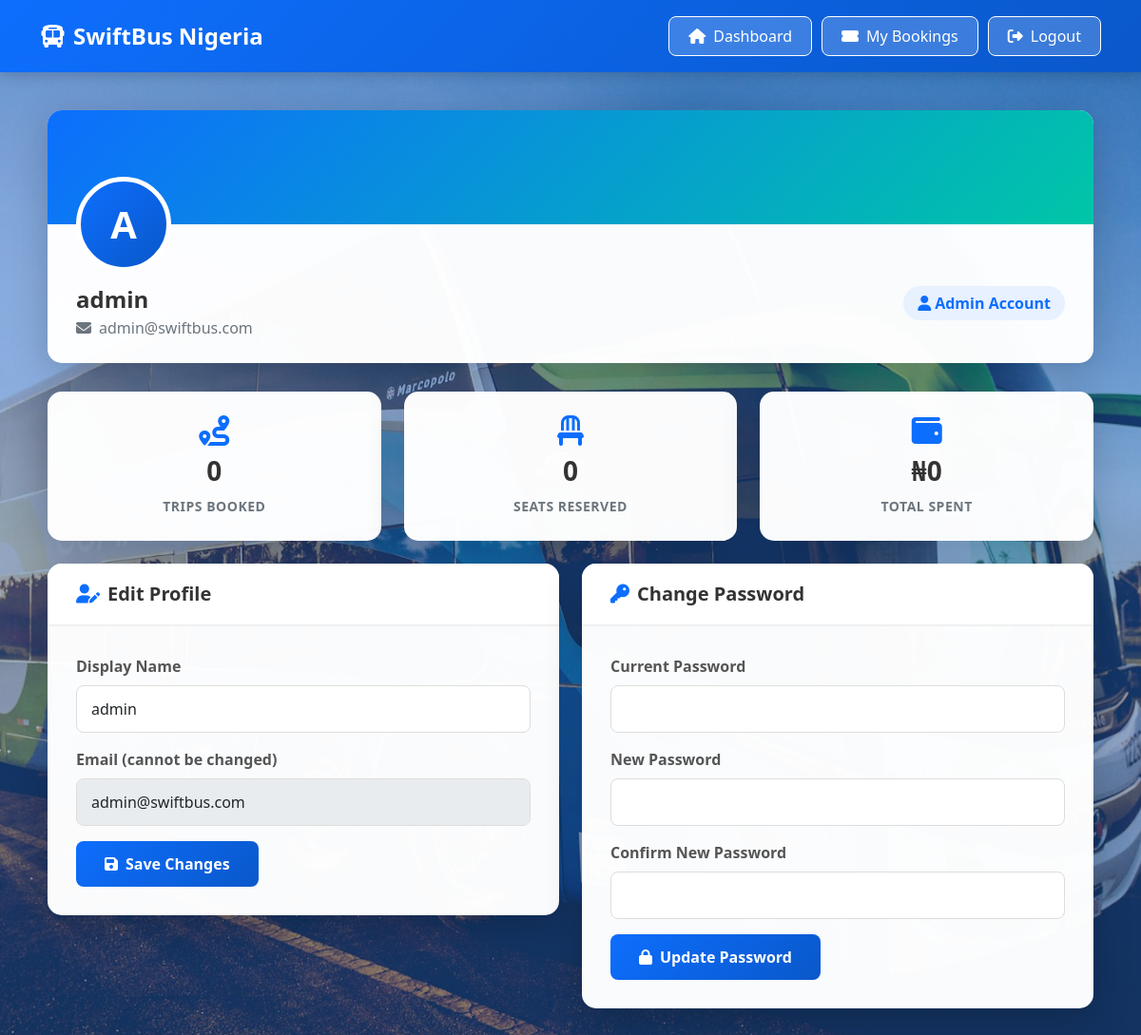
Screenshot of /profile (signed in) with the database file from the repository.
### app.py (models this page shows)
class User(UserMixin, db.Model):
    id = db.Column(db.Integer, primary_key=True)
    username = db.Column(db.String(150), unique=True, nullable=False)
    email = db.Column(db.String(150), unique=True, nullable=False)
    password_hash = db.Column(db.String(256), nullable=False)
    role = db.Column(db.String(20), nullable=False, default='client')
    profile_pic = db.Column(db.String(200))

### app.py (the view, shortened to what this page needs)
@app.route('/profile', methods=['GET', 'POST'])
@login_required
def profile():
    bookings = Booking.query.filter_by(user_id=current_user.id).all()
    total_trips = len(bookings)
    total_seats = sum(len(b.seats.split(',')) for b in bookings)
    total_spent = sum(b.total_price for b in bookings)
    return render_template('profile.html', user=current_user, total_trips=total_trips,
                           total_seats=total_seats, total_spent=total_spent)

### app.py (called while the page is built)
@login_manager.user_loader
def load_user(user_id):
    return User.query.get(int(user_id))

### templates/profile.html (shortened to what this page needs)
<!DOCTYPE html>
<html lang="en">
<head>
    <link href="{{ url_for('static', filename='css/bootstrap.min.css') }}" rel="stylesheet">
    <link rel="stylesheet" href="{{ url_for('static', filename='fontawesome/css/all.min.css') }}">
</head>
<body>
<nav class="navbar navbar-dark">
    <div class="container">
        <a class="navbar-brand" href="/dashboard"><i class="fas fa-bus me-2"></i>SwiftBus Nigeria</a>
        <div class="nav-actions">
            <a href="/dashboard" class="btn btn-nav"><i class="fas fa-home me-2"></i>Dashboard</a>
            <a href="/my-bookings" class="btn btn-nav"><i class="fas fa-ticket-alt me-2"></i>My Bookings</a>
            <a href="/logout" class="btn btn-nav"><i class="fas fa-sign-out-alt me-2"></i>Logout</a>
        </div>
    </div>
</nav>
<div class="container profile-container">
    <div class="profile-header">
        <div class="profile-cover"></div>
        <div class="profile-info">
            <div class="profile-avatar" data-bs-toggle="modal" data-bs-target="#photoModal" title="View or change photo">
                {% if user.profile_pic %}
                    <img src="{{ url_for('static', filename='uploads/' + user.profile_pic) }}" alt="Profile" class="avatar-img">
                {% else %}
                    {{ user.username[0]|upper }}
                {% endif %}
            </div>
            <div class="d-flex justify-content-between align-items-start flex-wrap gap-2">
                <div>
                    <h4 class="profile-name">{{ user.username }}</h4>
                    <p class="profile-email mb-0"><i class="fas fa-envelope me-2"></i>{{ user.email }}</p>
                </div>
                <span class="role-badge"><i class="fas fa-user me-1"></i>{{ user.role|capitalize }} Account</span>
            </div>
        </div>
    </div>
    <div class="row g-4 mb-4">
        <div class="col-md-4">
            <div class="stat-card">
                <i class="fas fa-route"></i>
                <h3>{{ total_trips }}</h3>
                <small>Trips Booked</small>
            </div>
        </div>
        <div class="col-md-4">
            <div class="stat-card">
                <i class="fas fa-chair"></i>
                <h3>{{ total_seats }}</h3>
                <small>Seats Reserved</small>
            </div>
        </div>
        <div class="col-md-4">
            <div class="stat-card">
                <i class="fas fa-wallet"></i>
                <h3>₦{{ "{:,}".format(total_spent) }}</h3>
                <small>Total Spent</small>
            </div>
        </div>
    </div>
    <div class="row g-4">
        <div class="col-md-6">
            <div class="custom-card">
                <div class="card-header"><h5><i class="fas fa-user-edit me-2"></i>Edit Profile</h5></div>
                <div class="card-body">
                    <form method="POST" action="/profile">
                        <div class="mb-3">
                            <label class="form-label">Display Name</label>
                            <input type="text" name="username" class="form-control" value="{{ user.username }}" required>
                        </div>
                        <div class="mb-3">
                            <label class="form-label">Email (cannot be changed)</label>
                            <input type="email" class="form-control" value="{{ user.email }}" disabled>
                        </div>
                        <button type="submit" class="btn btn-save"><i class="fas fa-save me-2"></i>Save Changes</button>
                    </form>
                </div>
            </div>
        </div>
        <div class="col-md-6">
            <div class="custom-card">
                <div class="card-header"><h5><i class="fas fa-key me-2"></i>Change Password</h5></div>
                <div class="card-body">
                    <form method="POST" action="/profile">
                        <div class="mb-3">
                            <label class="form-label">Current Password</label>
                            <input type="password" name="current_password" class="form-control" required>
                        </div>
                        <div class="mb-3">
                            <label class="form-label">New Password</label>
                            <input type="password" name="new_password" class="form-control" required>
                        </div>
                        <div class="mb-3">
                            <label class="form-label">Confirm New Password</label>
                            <input type="password" name="confirm_password" class="form-control" required>
                        </div>
                        <button type="submit" class="btn btn-save"><i class="fas fa-lock me-2"></i>Update Password</button>
                    </form>
                </div>
            </div>
        </div>
    </div>
</div>
</body>
</html>

### templates/profile.html (style rules this page uses)
body { background: linear-gradient(rgba(13, 110, 253, 0.4), rgba(10, 88, 202, 0.4)), url('/static/images/profile_bg.jpg'); background-size: cover; background-position: center; background-attachment: fixed; min-height: 100vh; }
.navbar { background: linear-gradient(135deg, #0d6efd 0%, #0a58ca 100%) !important; box-shadow: 0 2px 15px rgba(0,0,0,0.2); padding: 15px 0; }
.navbar-brand { font-size: 1.5rem; font-weight: 700; color: white !important; text-decoration: none; }
.nav-actions { display: flex; gap: 10px; }
.btn-nav { background: rgba(255,255,255,0.2); border: 1px solid white; color: white; border-radius: 8px; padding: 8px 20px; font-weight: 500; text-decoration: none; }
.profile-container { padding: 40px 20px 60px; }
.profile-header { background: rgba(255,255,255,0.98); border-radius: 15px; overflow: hidden; box-shadow: 0 10px 40px rgba(0,0,0,0.2); margin-bottom: 30px; }
.profile-cover { height: 120px; background: linear-gradient(135deg, #0d6efd 0%, #00c6a7 100%); }
.profile-info { padding: 0 30px 25px; }
.profile-avatar { width: 100px; height: 100px; border-radius: 50%; background: linear-gradient(135deg, #0d6efd 0%, #0a58ca 100%); color: white; font-size: 2.5rem; font-weight: 700; display: flex; align-items: center; justify-content: center; border: 5px solid white; margin-top: -50px; margin-bottom: 15px; overflow: hidden; position: relative; cursor: pointer; }
.profile-name { font-weight: 700; color: #333; margin-bottom: 3px; }
.profile-email { color: #6c757d; }
.role-badge { background: #e7f1ff; color: #0d6efd; padding: 6px 15px; border-radius: 20px; font-weight: 600; }
.stat-card { background: rgba(255,255,255,0.98); border-radius: 15px; padding: 25px; text-align: center; box-shadow: 0 10px 40px rgba(0,0,0,0.2); }
.stat-card i { font-size: 2rem; color: #0d6efd; margin-bottom: 10px; }
.stat-card h3 { font-weight: 700; color: #333; }
.stat-card small { color: #6c757d; text-transform: uppercase; letter-spacing: 0.5px; font-weight: 600; }
.custom-card { background: rgba(255,255,255,0.98); border-radius: 15px; box-shadow: 0 10px 40px rgba(0,0,0,0.2); overflow: hidden; }
.card-header { background: white; border-bottom: 2px solid #f0f0f0; padding: 20px 30px; }
.card-header h5 { margin: 0; font-weight: 600; color: #333; }
.card-header h5 i { color: #0d6efd; }
.card-body { padding: 30px; }
.form-label { font-weight: 600; color: #555; }
.form-control { border-radius: 8px; padding: 12px 15px; border: 1px solid #ddd; }
.btn-save { background: linear-gradient(135deg, #0d6efd 0%, #0a58ca 100%); border: none; border-radius: 8px; padding: 12px 30px; font-weight: 600; color: white; }

### rows the page displays
User: username "A", username "admin", email "admin@swiftbus.com", role "Admin"

### other values shown
{{ total_trips }} "0"
{{ total_seats }} "0"
{{ "{:,}".format(total_spent) }} "0"
